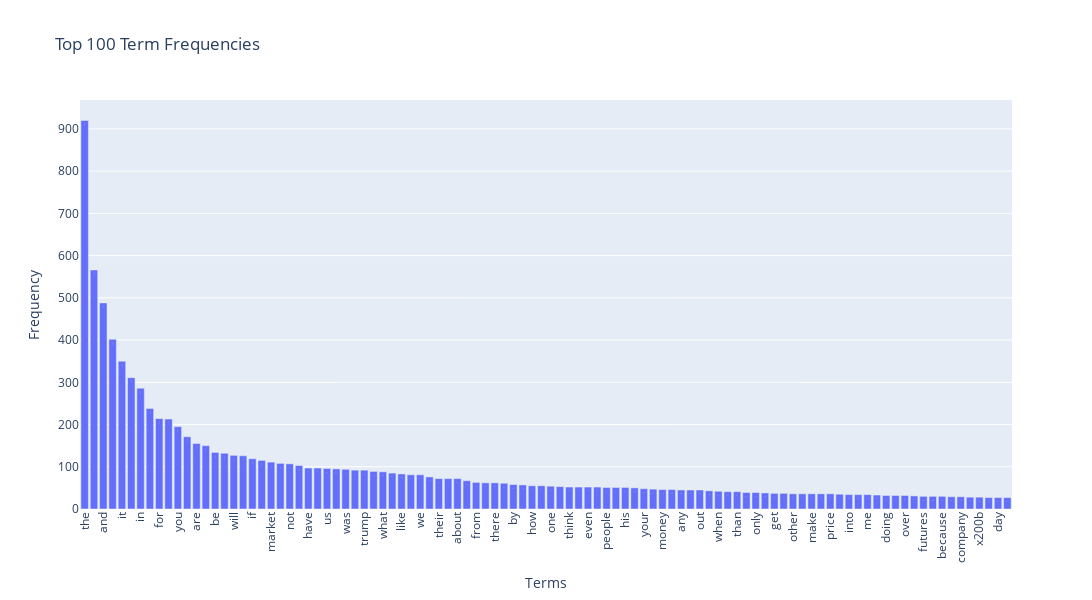

The notebook cell saved with this chart:
### Code cell
# Exercise 13
term_frequencies = np.asarray(reddit_word_counts.sum(axis=0)).flatten()

# get indices of top N terms, sorted descending
top_terms = 100 
top_idx = np.argsort(term_frequencies)[-top_terms:][::-1]

# build dataframe with selected terms
terms = [count_vect.get_feature_names_out()[i] for i in top_idx]
freqs = term_frequencies[top_idx]
df_plot = pd.DataFrame({"term": terms, "frequency": freqs})

fig = px.bar(df_plot, x="term", y="frequency",
             title=f"Top {top_terms} Term Frequencies",
             labels={"term": "Terms", "frequency": "Frequency"},
             text="frequency")

fig.update_layout(xaxis_tickangle=-90, 
                  height=600, 
                  width=5000)

fig.show()

### Figure 1 — Plotly figure (JSON) as saved in the notebook; plotly's stock layout.template omitted (floating-point values rounded to 4 significant figures)
{"data": [{"hovertemplate": "Terms=%{x}<br>Frequency=%{text}<extra></extra>", "legendgroup": "", "marker": {"color": "#636efa", "pattern": {"shape": ""}}, "name": "", "orientation": "v", "showlegend": false, "text": [920.0, 566.0, 488.0, 402.0, 350.0, 311.0, 286.0, 238.0, 214.0, 213.0, 195.0, 171.0, 155.0, 150.0, 134.0, 132.0, 127.0, 126.0, 119.0, 115.0, 111.0, 108.0, 107.0, 103.0, 97.0, 97.0, 96.0, 95.0, 94.0, 92.0, 92.0, 89.0, 88.0, 85.0, 83.0, 81.0, 81.0, 76.0, 72.0, 72.0, 72.0, 67.0, 63.0, 62.0, 62.0, 61.0, 58.0, 57.0, 55.0, 55.0, 54.0, 53.0, 52.0, 52.0, 52.0, 52.0, 51.0, 51.0, 51.0, 50.0, 48.0, 47.0, 46.0, 46.0, 45.0, 45.0, 45.0, 43.0, 42.0, 41.0, 41.0, 39.0, 39.0, 38.0, 37.0, 37.0, 36.0, 36.0, 36.0, 36.0, 36.0, 35.0, 34.0, 34.0, 34.0, 33.0, 32.0, 32.0, 32.0, 31.0, 30.0, 30.0, 30.0, 29.0, 29.0, 28.0, 28.0, 27.0, 27.0, 27.0], "textposition": "auto", "type": "bar", "x": ["the", "to", "and", "is", "it", "of", "in", "that", "for", "this", "you", "on", "are", "they", "be", "he", "will", "with", "if", "as", "market", "but", "not", "so", "have", "all", "us", "just", "was", "at", "trump", "my", "what", "can", "like", "or", "we", "has", "their", "china", "about", "more", "from", "now", "there", "no", "by", "re", "how", "up", "one", "do", "think", "them", "even", "some", "people", "stock", "his", "going", "your", "an", "money", "good", "any", "would", "out", "see", "when", "who", "than", "tariffs", "only", "why", "get", "been", "other", "time", "make", "him", "price", "want", "into", "don", "me", "then", "doing", "down", "over", "could", "futures", "silver", "because", "right", "company", "still", "x200b", "our", "day", "go"], "xaxis": "x", "y": [920, 566, 488, 402, 350, 311, 286, 238, 214, 213, 195, 171, 155, 150, 134, 132, 127, 126, 119, 115, 111, 108, 107, 103, 97, 97, 96, 95, 94, 92, 92, 89, 88, 85, 83, 81, 81, 76, 72, 72, 72, 67, 63, 62, 62, 61, 58, 57, 55, 55, 54, 53, 52, 52, 52, 52, 51, 51, 51, 50, 48, 47, 46, 46, 45, 45, 45, 43, 42, 41, 41, 39, 39, 38, 37, 37, 36, 36, 36, 36, 36, 35, 34, 34, 34, 33, 32, 32, 32, 31, 30, 30, 30, 29, 29, 28, 28, 27, 27, 27], "yaxis": "y"}], "layout": {"barmode": "relative", "height": 600, "legend": {"tracegroupgap": 0}, "title": {"text": "Top 100 Term Frequencies"}, "width": 5000, "xaxis": {"anchor": "y", "domain": [0, 1], "tickangle": -90, "title": {"text": "Terms"}}, "yaxis": {"anchor": "x", "domain": [0, 1], "title": {"text": "Frequency"}}}}
